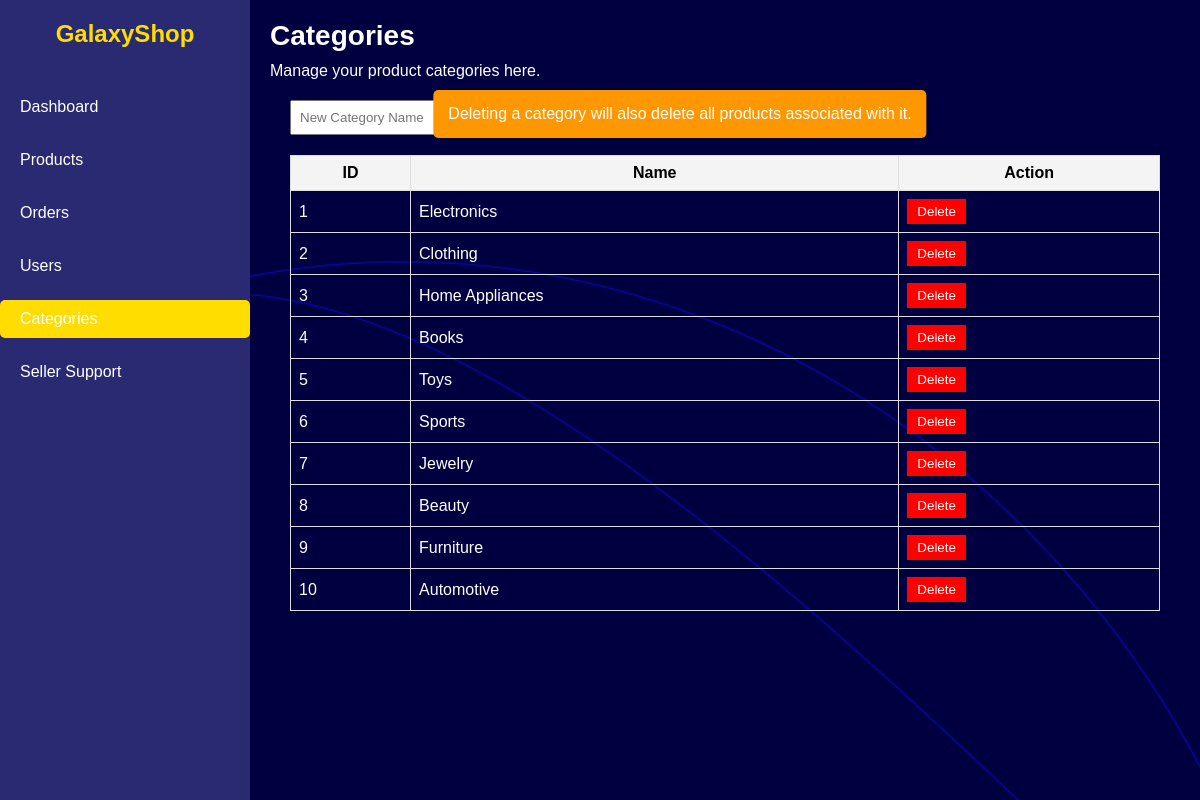
/AdminCategories.php, run on the app's committed database.
### tables this page shows
CREATE TABLE `categories` (
  `id` int(11) NOT NULL,
  `name` varchar(255) NOT NULL
);

### AdminCategories.php (the view, shortened to what this page needs)
<?php
include 'connectionfile.php';
$sql = "SELECT * FROM categories";
$result = $conn->query($sql);
$categories = [];
while ($row = $result->fetch_assoc()) {
    $categories[] = $row;
}
?>
<!DOCTYPE html>
<html lang="en">
<head>
    <link rel="stylesheet" href="AdminDashboard.css">
</head>
<body>
    <div class="dashboard-container">
         <aside class="sidebar">
            <div class="sidebar-header">
                <h2>GalaxyShop</h2>
            </div>
            <ul class="sidebar-menu">
                <li><a href="AdminDashboard.php">Dashboard</a></li>
                <li><a href="AdminProducts.php">Products</a></li>
                <li><a href="AdminOrders.php">Orders</a></li>
                <li><a href="AdminUsers.php">Users</a></li>
                <li><a href="AdminCategories.php" class="active2">Categories</a></li>
                <li><a href="AdminSellerSupport.php" >Seller Support</a></li>
            </ul>
        </aside>
        <main class="main-content">
            <div class="content-header">
                <h1>Categories</h1>
                <p>Manage your product categories here.</p>
            </div>
            <div class="message-popup warning" id="warningPopup">
                Deleting a category will also delete all products associated with it.
            </div>
            <div class="add-category-form">
                <form method="POST" action="AdminCategories.php">
                    <input type="text" name="category_name" placeholder="New Category Name" required>
                    <button type="submit" name="add_category">Add Category</button>
                </form>
            </div>
            <div class="categories-table">
                <table>
                    <thead>
                        <tr>
                            <th>ID</th>
                            <th>Name</th>
                            <th>Action</th>
                        </tr>
                    </thead>
                    <tbody>
                        <?php foreach ($categories as $category): ?>
                            <tr>
                                <td><?php echo htmlspecialchars($category['id']); ?></td>
                                <td><?php echo htmlspecialchars($category['name']); ?></td>
                                <td>
                                    <form method="POST" action="AdminCategories.php" onsubmit="return confirm('Are you sure you want to delete this category? This will also delete all associated products.');">
                                        <button type="submit" name="delete_category" class="delete-button">Delete</button>
                                    </form>
                                </td>
                            </tr>
                        <?php endforeach; ?>
                    </tbody>
                </table>
            </div>
        </main>
    </div>
</body>
</html>

### AdminDashboard.css (style rules this page uses)
* { margin: 0; padding: 0; box-sizing: border-box; font-family: Arial, sans-serif; }
body { background: url('FaqBg.png') no-repeat center center fixed; background-size: cover; height: 100vh; color: #ffffff; display: flex; }
.dashboard-container { display: flex; width: 100%; height: 100%; }
.sidebar { width: 250px; background-color: #2a2a72; color: #ffffff; padding-top: 20px; position: fixed; height: 100%; overflow-y: auto; }
.sidebar-header { text-align: center; margin-bottom: 40px; }
.sidebar-header h2 { font-size: 24px; color: #ffdd00; }
.sidebar-menu { list-style: none; padding: 0; }
.sidebar-menu li { margin: 15px 0; }
.sidebar-menu li a { color: #ffffff; text-decoration: none; display: block; padding: 10px 20px; border-radius: 5px; transition: background-color 0.3s ease; }
.active2 { background-color: #ffdd00; color: #000000; }
.main-content { margin-left: 250px; padding: 20px; width: calc(100% - 250px); background-color: #ffffff; min-height: 100vh; background-image: url('FaqBg.png'); background-size: cover; background-position: center; }
.content-header { margin-bottom: 20px; }
.content-header h1 { color: #ffffff; font-size: 28px; margin-bottom: 10px; }
.content-header p { color: #ffffff; }

### AdminCategories.php (style rules this page uses)
.categories-table { margin: 20px; }
.categories-table table { width: 100%; border-collapse: collapse; }
.categories-table th, .categories-table td { border: 1px solid #ddd; padding: 8px; }
.categories-table th { background-color: #f4f4f4; }
.add-category-form { margin: 20px; }
.add-category-form input[type="text"] { padding: 8px; margin-right: 10px; width: 200px; }
.add-category-form button { padding: 8px 16px; background-color: #4CAF50; color: white; border: none; cursor: pointer; }
.message-popup { position: fixed; top: 0; left: 50%; transform: translateX(-50%); background-color: #4CAF50; color: white; padding: 15px; border-radius: 5px; z-index: 1000; display: none; }
.message-popup.warning { background-color: #ff9800; margin-top:90px; margin-left:80px; }
.delete-button { background-color: red; color: white; border: none; padding: 5px 10px; cursor: pointer; }
.categories-table th { background-color: #f4f4f4; color: black; }

### data on the page
categories: id "1", name "Electronics"
categories: id "2", name "Clothing"
categories: id "3", name "Home Appliances"
categories: id "4", name "Books"
categories: id "5", name "Toys"
categories: id "6", name "Sports"
categories: id "7", name "Jewelry"
categories: id "8", name "Beauty"
categories: id "9", name "Furniture"
categories: id "10", name "Automotive"
